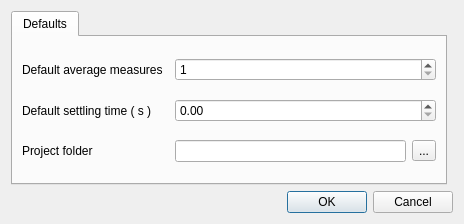
<?xml version="1.0" encoding="UTF-8"?>
<ui version="4.0">
 <class>Preferences</class>
 <widget class="QDialog" name="Preferences">
  <property name="geometry">
   <rect>
    <x>0</x>
    <y>0</y>
    <width>464</width>
    <height>224</height>
   </rect>
  </property>
  <property name="sizePolicy">
   <sizepolicy hsizetype="Fixed" vsizetype="Fixed">
    <horstretch>0</horstretch>
    <verstretch>0</verstretch>
   </sizepolicy>
  </property>
  <property name="minimumSize">
   <size>
    <width>464</width>
    <height>224</height>
   </size>
  </property>
  <property name="windowTitle">
   <string>Preferences</string>
  </property>
  <layout class="QGridLayout" name="gridLayout">
   <item row="1" column="0" colspan="2">
    <widget class="QDialogButtonBox" name="buttonBox">
     <property name="orientation">
      <enum>Qt::Horizontal</enum>
     </property>
     <property name="standardButtons">
      <set>QDialogButtonBox::Cancel|QDialogButtonBox::Ok</set>
     </property>
    </widget>
   </item>
   <item row="0" column="0">
    <widget class="QTabWidget" name="tabWidget">
     <property name="currentIndex">
      <number>0</number>
     </property>
     <widget class="QWidget" name="defaults">
      <attribute name="title">
       <string>Defaults</string>
      </attribute>
      <layout class="QGridLayout" name="gridLayout_2">
       <item row="0" column="0">
        <widget class="QLabel" name="label_8">
         <property name="text">
          <string>Default average measures</string>
         </property>
        </widget>
       </item>
       <item row="1" column="0">
        <widget class="QLabel" name="label_9">
         <property name="text">
          <string>Default settling time ( s )</string>
         </property>
        </widget>
       </item>
       <item row="1" column="2" colspan="2">
        <widget class="QDoubleSpinBox" name="doubleSpinBox"/>
       </item>
       <item row="2" column="0" colspan="2">
        <widget class="QLabel" name="label_10">
         <property name="text">
          <string>Project folder</string>
         </property>
        </widget>
       </item>
       <item row="2" column="2">
        <widget class="QLineEdit" name="edit_project"/>
       </item>
       <item row="2" column="3">
        <widget class="QToolButton" name="toolButton">
         <property name="text">
          <string>...</string>
         </property>
        </widget>
       </item>
       <item row="0" column="2" colspan="2">
        <widget class="QSpinBox" name="spinBox">
         <property name="minimum">
          <number>1</number>
         </property>
        </widget>
       </item>
      </layout>
     </widget>
    </widget>
   </item>
  </layout>
 </widget>
 <tabstops>
  <tabstop>tabWidget</tabstop>
  <tabstop>spinBox</tabstop>
  <tabstop>doubleSpinBox</tabstop>
  <tabstop>edit_project</tabstop>
  <tabstop>toolButton</tabstop>
  <tabstop>buttonBox</tabstop>
 </tabstops>
 <resources/>
 <connections>
  <connection>
   <sender>buttonBox</sender>
   <signal>accepted()</signal>
   <receiver>Preferences</receiver>
   <slot>accept()</slot>
   <hints>
    <hint type="sourcelabel">
     <x>275</x>
     <y>327</y>
    </hint>
    <hint type="destinationlabel">
     <x>157</x>
     <y>122</y>
    </hint>
   </hints>
  </connection>
  <connection>
   <sender>buttonBox</sender>
   <signal>rejected()</signal>
   <receiver>Preferences</receiver>
   <slot>reject()</slot>
   <hints>
    <hint type="sourcelabel">
     <x>251</x>
     <y>327</y>
    </hint>
    <hint type="destinationlabel">
     <x>260</x>
     <y>143</y>
    </hint>
   </hints>
  </connection>
 </connections>
</ui>
